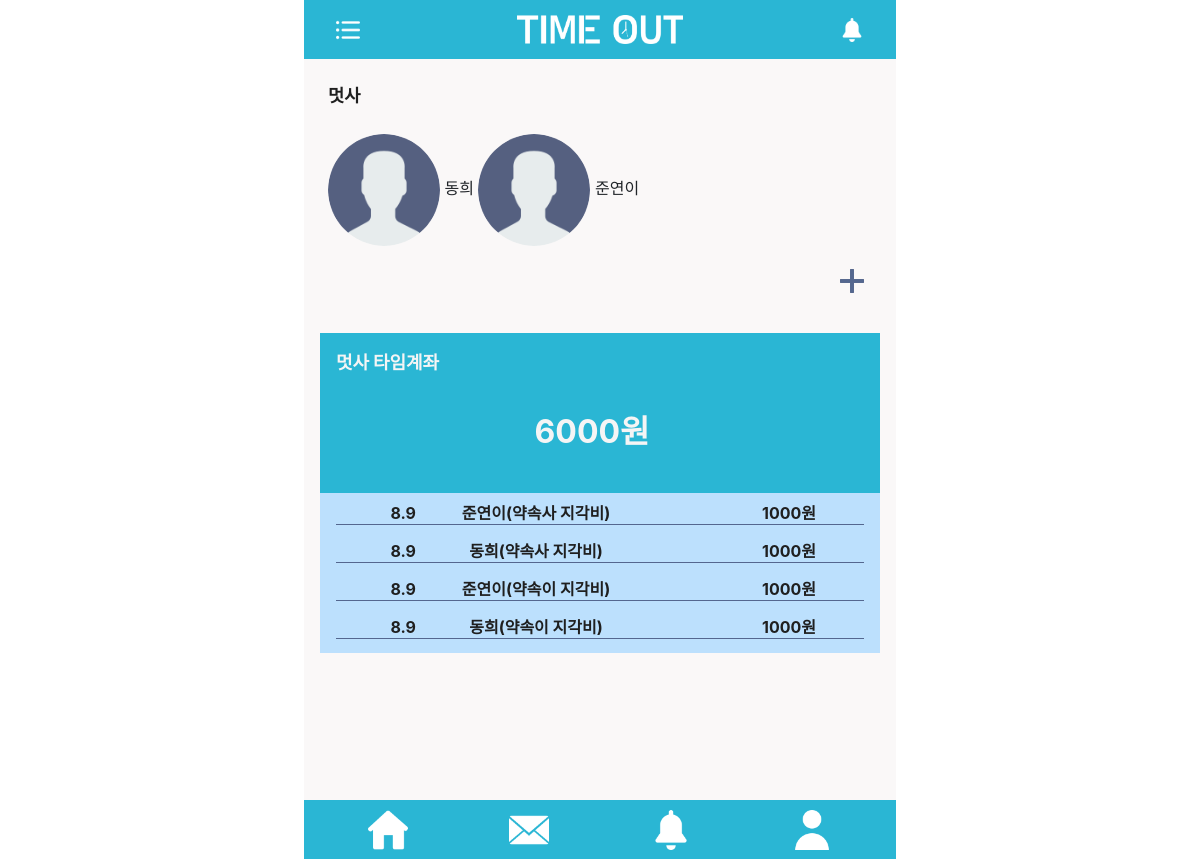
Before: /group/53 with the older database file.
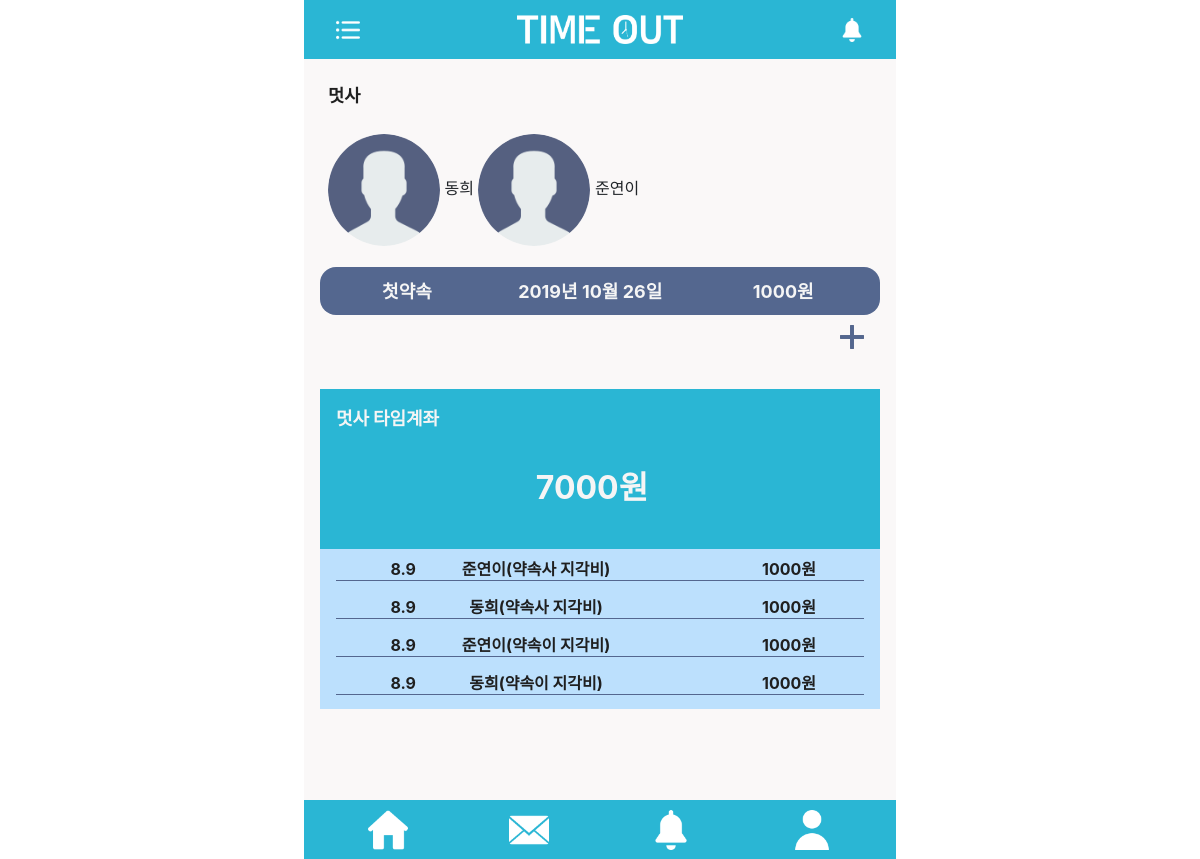
After: the same page with the newer database file.
### mainapp/models.py (models this page shows, shortened)
class Group_account(models.Model):
    title = models.CharField(max_length=100, null=True, blank=True)
    group_money = models.IntegerField(default=0)
    members = models.ManyToManyField(User_account)

class User_account(models.Model):
    name = models.OneToOneField(User, on_delete=models.CASCADE, null=True)
    user_money = models.IntegerField(default=0)
    image = models.ImageField(upload_to='images/',default='', null=True, blank=True)
    nickname = models.CharField(max_length=100, null=True, blank=True)

class Group_history(models.Model):
    name = models.CharField(max_length=100 , null=True, blank =True)
    date = models.DateTimeField('data published',null =True , blank =True)
    money = models.IntegerField(null = True, blank=True)
    us = models.CharField(max_length = 100 , null=True, blank =True)

class Schedule(models.Model):
    group_ac = models.ForeignKey(Group_account, on_delete= models.CASCADE, null =True)
    title = models.CharField(max_length=100,null = True, blank=True)
    date = models.DateTimeField('date published',null=True, blank=True)
    penalty = models.IntegerField(null= True, blank=True)
    location = models.CharField(max_length=100, null=True,blank=True)

### mainapp/views.py (the view)
# urls.py: path('group/<int:group_id>',mainapp.views.group, name='group'),
def group(request,group_id):
    group = get_object_or_404(Group_account, pk=group_id)
    sche= Schedule.objects.filter(group_ac = group)
    history = Group_history.objects.all().order_by('-id')
    return render(request, 'group.html',{'group' : group, 'schedules': sche, 'histories':history})

### mainapp/templates/group.html (shortened to what this page needs)
<!DOCTYPE html>
<html lang="en">
<head>
    <link rel="stylesheet" type="text/css" href="../static/css/group.css">
    <link rel="stylesheet" href="https://stackpath.bootstrapcdn.com/bootstrap/4.3.1/css/bootstrap.min.css"
>
</head>
<body>
    <div class="center">
        <div class="page">
            <div class="head-bar">
                <a href=""><img id="icon1" src="../static/img/list.png" alt=""></a>
                <a href=""><img id="logo" src="../static/img/로고화이트.png" alt=""></a>
                <a href=""><img id="icon2" src="../static/img/bell.png" alt=""></a>
            </div>
            <div class="group-thumbnail">
                <span id="name">{{group.title}}</span>
                <br><br>
                {% for member in group.members.all%}
                {% if not member.image%}
                <img id="thumbnail" src="../static/img/basic.png" alt="">
                {% else %}
                <img id="thumbnail" src="{{member.image.url}}" alt="">
                {% endif %}
                {{member.nickname}}
                {% endfor %}
            </div>
            {% for s in schedules.all %}
            <div class="schedule">
                <span id="schedule-name">{{s.title}}</span>
                <span id="schedule-date">{{s.date.year}}년 {{s.date.month}}월 {{s.date.day}}일</span>
                <span id="schedule-money">{{s.penalty}}원</span>
            </div>
            {% endfor %}
            <div class="schedule-plus">
                <a href="{% url 'newSche' group.id %}">
                    <img id="plus" src="../static/img/plus.png" alt="">
                </a>
            </div>
            <br>
            <div class="account">
                <div class="account-name">
                    <span id="group-name">{{group.title}}</span>
                    <span id="time-account">타임계좌</span>
                    <br>
                    <span id="account-money">{{group.group_money}}원</span>
                </div>
            </div>
            <div class="account-content">
                {% for history in histories%}
                <div class="member-content">
                    <span id="member-date">{{history.date.month}}.{{history.date.day}}</span>
                    <span id="member-name">{{history.us}}({{history.name}} 지각비)</span>
                    <span id="member-money">{{history.money}}원</span>
                </div>
                {% endfor %}
            </div>
        </div>
        <div class="foot-bar">
            <a href="{% url 'home' %}"><img id="foot-home" src="../static/img/home.png" alt=""></a>
            <a href="{% url 'check' %}"><img id="foot-invite" src="../static/img/invite.png" alt=""></a>
            <a href="{% url 'map' %}"><img id="foot-bell" src="../static/img/bell.png" alt=""></a>
            <a href="{% url 'portfolio' %}"><img id="foot-user" src="../static/img/user.png" alt=""></a>
        </div>
    </div>
</body>
</html>

Changed rows visible on the page:
changed Group_account "멋사": group_money "6000" → "7000"
added Schedule: title "첫약속", date.year "2019", date.month "10", date.day "26", penalty "1000"
